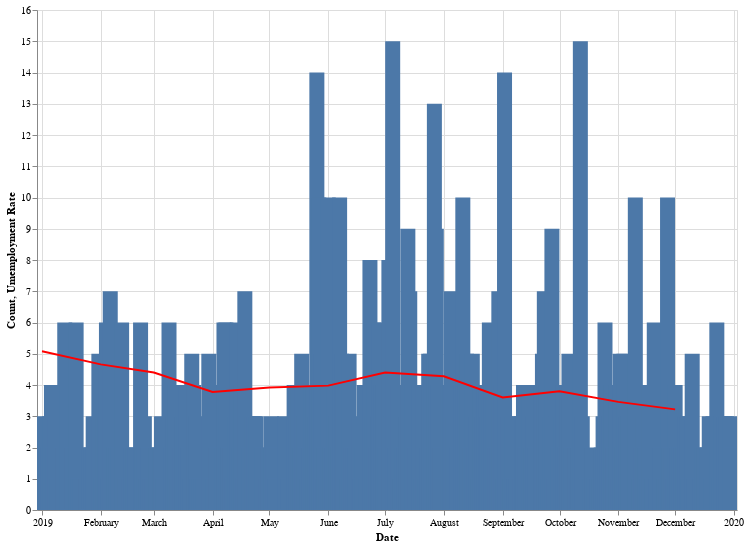

The code cell stored with this chart in its notebook:
### Code cell
#2019 Shooting Cases and Unemployment Rate
alt.layer(
    shooting_bar_19,
    unemployment_chart_19,
).properties(
    width=700,
    height=500,
).interactive()

### Figure 1 — Vega-Lite specification as saved in the notebook (floating-point values rounded to 4 significant figures; data arrays with more than 128 entries replaced by an {"elided": "..."} marker saying what was removed)
{"config": {"view": {"continuousWidth": 400, "continuousHeight": 300}}, "layer": [{"data": {"name": "data-222490efce7830a8931577dd366ae1f2"}, "mark": {"type": "bar", "size": 15}, "encoding": {"x": {"type": "temporal", "field": "Date"}, "y": {"type": "quantitative", "field": "Count"}}, "selection": {"selector017": {"type": "interval", "bind": "scales", "encodings": ["x", "y"]}}}, {"data": {"name": "data-07bfe52c90492712f143d93e085a2d03"}, "mark": {"type": "line", "color": "red"}, "encoding": {"tooltip": [{"type": "temporal", "field": "Date"}, {"type": "quantitative", "field": "Umemployment Rate"}], "x": {"type": "temporal", "field": "Date"}, "y": {"type": "quantitative", "field": "Umemployment Rate"}}}], "height": 500, "width": 700, "$schema": "https://vega.github.io/schema/vega-lite/v4.8.1.json", "datasets": {"data-222490efce7830a8931577dd366ae1f2": {"elided": "308 records"}, "data-07bfe52c90492712f143d93e085a2d03": [{"Date": "2019-01-01T00:00:00", "Umemployment Rate": 5.08}, {"Date": "2019-02-01T00:00:00", "Umemployment Rate": 4.66}, {"Date": "2019-03-01T00:00:00", "Umemployment Rate": 4.4}, {"Date": "2019-04-01T00:00:00", "Umemployment Rate": 3.78}, {"Date": "2019-05-01T00:00:00", "Umemployment Rate": 3.92}, {"Date": "2019-06-01T00:00:00", "Umemployment Rate": 3.98}, {"Date": "2019-07-01T00:00:00", "Umemployment Rate": 4.4}, {"Date": "2019-08-01T00:00:00", "Umemployment Rate": 4.28}, {"Date": "2019-09-01T00:00:00", "Umemployment Rate": 3.6}, {"Date": "2019-10-01T00:00:00", "Umemployment Rate": 3.8}, {"Date": "2019-11-01T00:00:00", "Umemployment Rate": 3.46}, {"Date": "2019-12-01T00:00:00", "Umemployment Rate": 3.22}]}}
